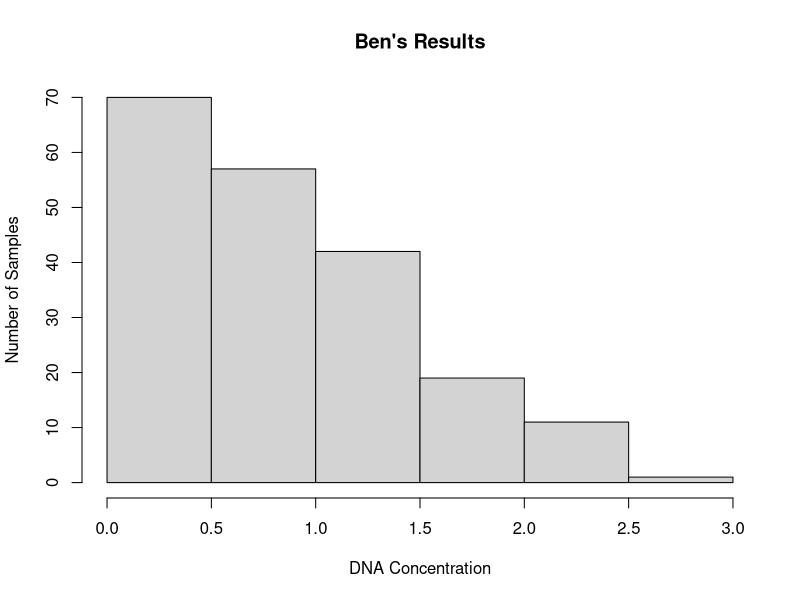
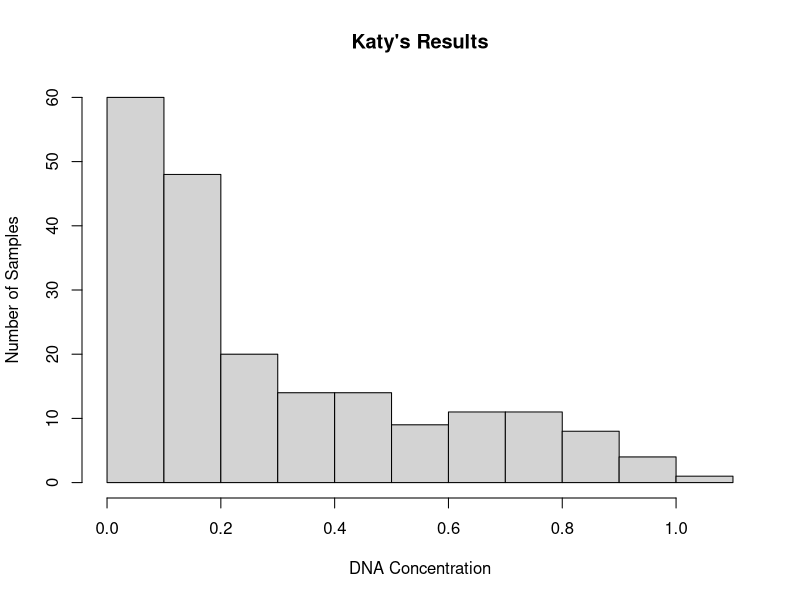
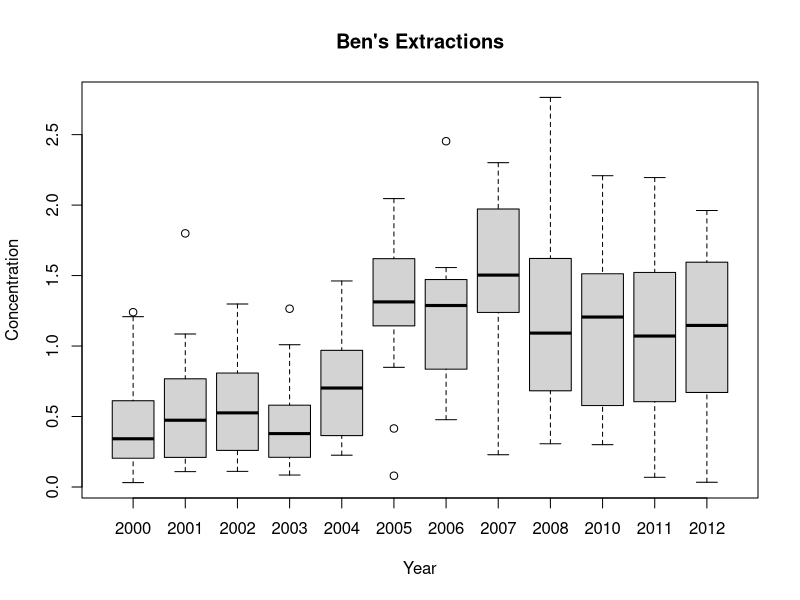
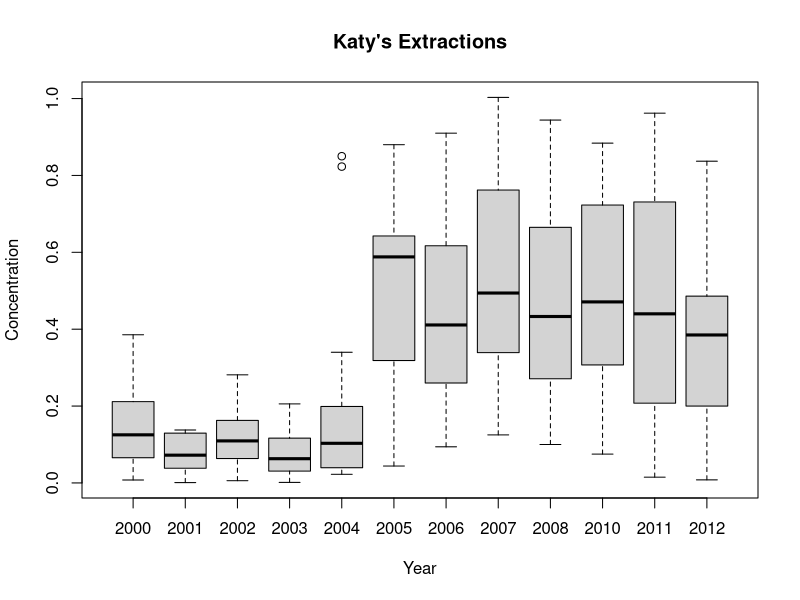
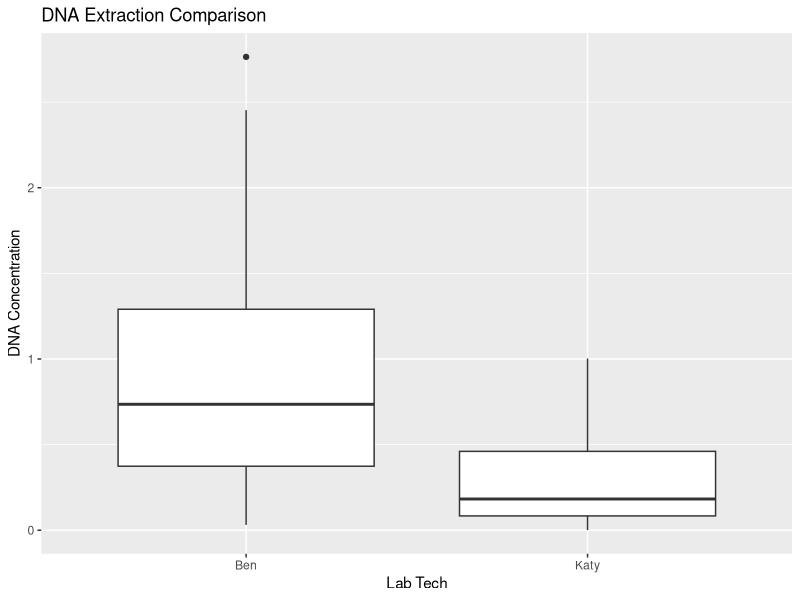
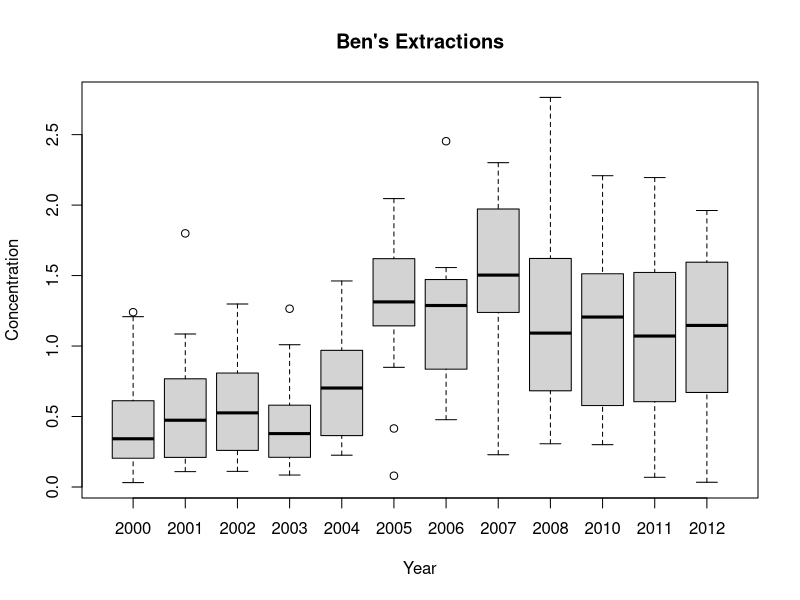
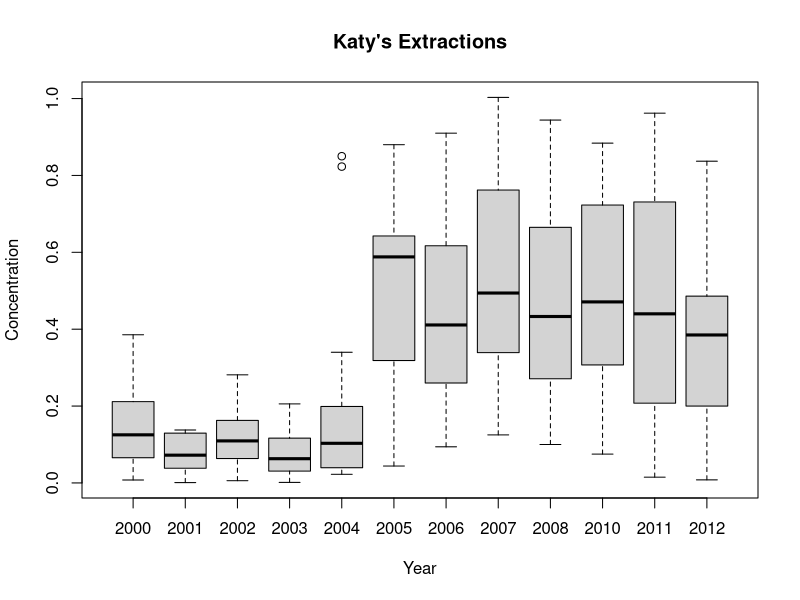
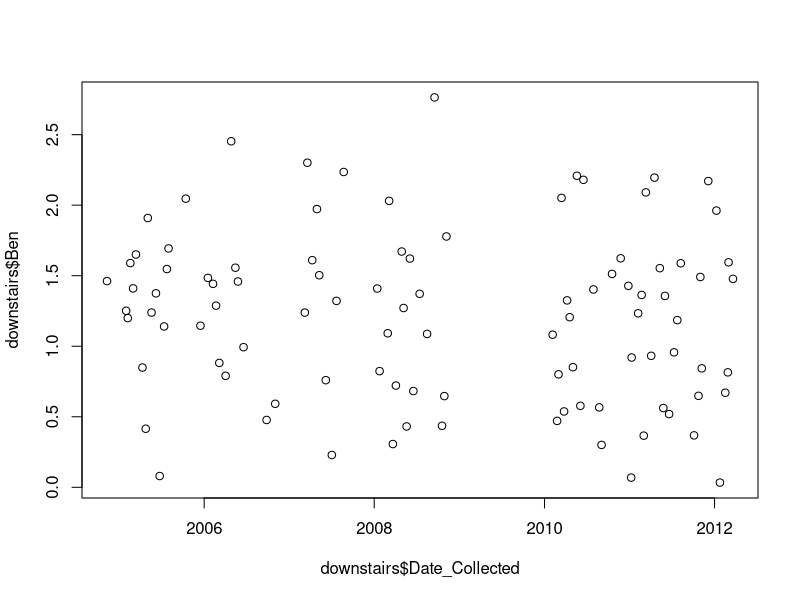

Write the R code that produced these figures, in order.
#Library Calls
library(ggplot2)
library(lubridate)
library(tidyverse)

#Load in Data and modify classes
dna <- read.csv("DNA_Conc_by_Extraction_Date.csv")
dna$Year_Collected <- factor(dna$Year_Collected)
dna$Date_Collected <- as.POSIXct(dna$Date_Collected, tryFormats = "%Y-%m-%d")
colnames(dna)[4:5] <- c("Katy","Ben") 
dna_tidy <- gather(dna, key = "Lab_Tech", value = "DNA_Concentration", Katy, Ben)

#I. ####	
#Once you get the file loaded into an R object as a data frame, feel free to do some exploratory visualizations or summaries to get a feel for the data if you like.
#Your first task, though, is to create separate histograms of the DNA concentrations for Katy and Ben. Make sure to add nice labels to these (x-axis and main title).

#Create Histograms for Katy & Ben
hist(dna$Ben, xlab = "DNA Concentration", ylab = "Number of Samples", main = "Ben's Results")
hist(dna$Katy, xlab = "DNA Concentration", ylab = "Number of Samples", main = "Katy's Results")

#II. 	####
#Your second task is to look at DNA concentrations from the different extraction years. 
#One way to do this is a separate figure for each student is demonstrated in those two files:	ZAHN_Plot1.jpeg and ZAHN_Plot2.jpeg 
#Open those files in some image viewing program and take a look. I'd like you to re-create these exactly, including the labels.
#This is tricky, so I'll give a hint: the plot() function behaves differently depending on the classes of vectors that are given to it.

#Create Boxplots for Katy & Ben by Year
b <- dna_tidy %>% filter(Lab_Tech == "Ben")
plot(b$Year_Collected, b$DNA_Concentration, xlab = 'Year', ylab = "Concentration", main = "Ben's Extractions")
k <- dna_tidy %>% filter(Lab_Tech == "Katy")
plot(k$Year_Collected, k$DNA_Concentration, xlab = 'Year', ylab = "Concentration", main = "Katy's Extractions")

#III. ####
#Once you have your code for creating the figures correctly, you need to save those two images in YOUR Exam_1 directory. Name them similarly to how I named mine, but with your LASTNAME
#Make sure your code is saving the files. Don't do it manually with the mouse!

# Save Boxplots as Jpeg
jpeg("PORTER_Ben_Boxplot.jpg")
plot(b$Year_Collected, b$DNA_Concentration, xlab = 'Year', ylab = "Concentration", main = "Ben's Extractions")
dev.off()

jpeg("PORTER_Katy_Boxplot.jpg")
plot(k$Year_Collected, k$DNA_Concentration, xlab = 'Year', ylab = "Concentration", main = "Katy's Extractions")
dev.off()

#IV. ####
#Take a look at Ben's concentrations vs Katy's concentrations. You can do this however you like... with a plot or with summary stats or both.
#It looks like Ben had consistently higher DNA yields than Katy did...but surely it wasn't uniformly better, right? With some samples, he only had a marginal improvement over Katy.
#With other samples, he had a relatively massive improvement over her.
#Your task here is to write some code that tells us: in which extraction YEAR, was Ben's performance the lowest RELATIVE TO Katy's performance?
summary(dna$Ben)
summary(dna$Katy)

ggplot(dna_tidy, aes(Lab_Tech, DNA_Concentration))+
  geom_boxplot() +
  labs(title = "DNA Extraction Comparison",
       x = "Lab Tech",
       y= "DNA Concentration")

#Compare Ben & Katy Extractions by Year

df <- data.frame(Year_Collected=character(),DNA_Concentration_diff = numeric(), stringsAsFactors = F)
for(i in 1:12){
  df[i,2] <- mean(dna[dna$Year_Collected == levels(dna$Year_Collected)[i], "Ben"]) - mean(dna[dna$Year_Collected == levels(dna$Year_Collected)[i], "Katy"])
  df[i,1] <- levels(dna$Year_Collected)[i]
}

df$Year_Collected[df$DNA_Concentration_diff == min(df$DNA_Concentration_diff)]

#V. ####
#Do another subset of the data for me. Subset the data frame so it's just the "Downstairs" lab.
#Now, make a scatterplot of the downstairs lab data such that "Date_Collected" is on the x-axis and "DNA_Concentration_Ben" is on the y-axis. Save this scatterplot as "Ben_DNA_over_time.jpg" in your Exam_1 #directory. See the file "Downstairs.jpg" for an example of how yours should look. If it looks different, you might need to do some class conversions so the plot() function treats things correctly. HintHintHint: #POSIXct

downstairs <- dna[dna$Lab == "Downstairs",]
jpeg("Ben_DNA_over_time.jpg")
plot(downstairs$Date_Collected, downstairs$Ben)
dev.off()

#VI. ####
#For this final (BONUS) problem, let's just look at Ben's DNA concentration values. I think Katy messed up her PCRs, and at any rate, we can't use them for sequencing.
#Besides, our original purpose for this experiment was to see if DNA extractions sitting in a freezer degraded over time.
#To that end, I want you to make a new data frame (just using Ben's values) that has one column containing the years that DNA extractions were made, 
#and another column that contains the AVERAGE of the values within that year.  Just to be clear, this data frame should have only 12 rows (one for each year)! You will need to find a way to take the average of #Ben's DNA values in each separate year. A for-loop, or repeated subsetting, or some other way...
#Once you have this new data frame of averages by year, write some code that shows which extraction year has the highest average DNA concentration (and what that concentration is) and then save the 12-row #dataframe as a new csv file called "Ben_Average_Conc.csv"
df2 <- data.frame(Average_DNA_Concentration = numeric())
for(i in 1:12){
  df2[i,] <- mean(b$DNA_Concentration[b$Year_Collected == levels(b$Year_Collected)[i]])
}

write.csv(df2, file = "Ben_Average_Conc.csv", row.names = F)
